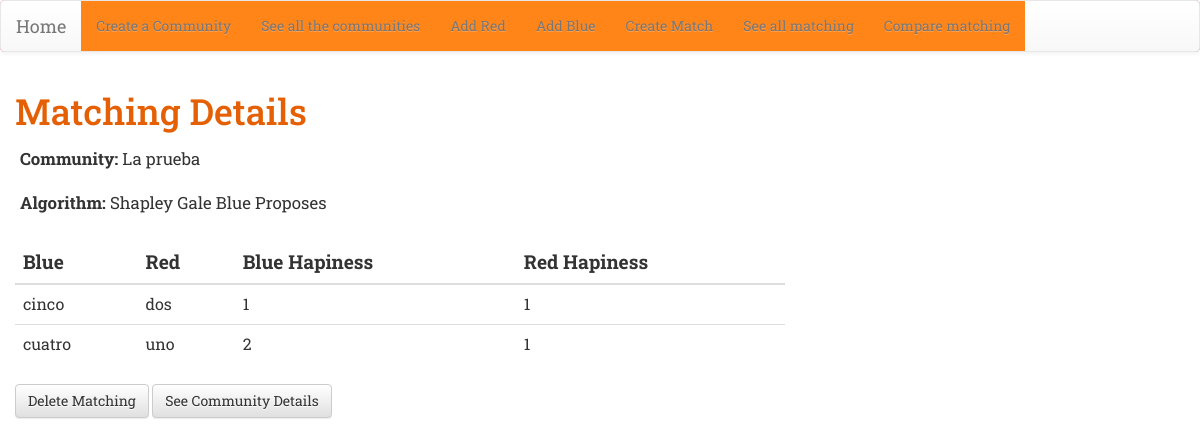
The page /match/48/ on the database its author committed.
### match/models.py (models this page shows, shortened)
class Matching(models.Model):
    community = models.ForeignKey('Community', on_delete=models.CASCADE)
    SG_BLUE_PROPOSE = 'Shapley Gale Blue Proposes'
    SG_RED_PROPOSE = 'Shapley Gale Red Proposes'
    ALGORITHM_CHOICES = (
        (SG_BLUE_PROPOSE, 'Shapley Gale Blue Proposes'),
        (SG_RED_PROPOSE, 'Shapley Gale Red Proposes'),
    )
    algorithm = models.CharField(max_length=50,
    choices=ALGORITHM_CHOICES,
    default=SG_BLUE_PROPOSE
    )
    class Meta:
        unique_together = (("community", "algorithm"),)

class Community(models.Model):
    name = models.CharField(max_length=20, unique = True)
    number_couples = models.PositiveIntegerField()
    def __str__(self):
        return self.name

class Blue(models.Model):
    name = models.CharField(max_length=50)
    community = models.ForeignKey('Community', on_delete=models.CASCADE)
    class Meta:
        unique_together = (("community", "name"),)

class Red(models.Model):
    name =  models.CharField(max_length=50)
    community = models.ForeignKey('Community', on_delete=models.CASCADE)
    class Meta:
        unique_together = (("community", "name"),)

### match/views.py (the view)
# urls.py: path('match/<int:pk>/', views.matching_details, name='matching_details'),
def matching_details(request, pk):
    matching = get_object_or_404(Matching, pk=pk)
    community = matching.community
    pairs = Pairing.objects.filter(matching = matching)
    pairs_array = []
    for pair in pairs:
        couple = []
        red = Red.objects.filter(pairing = pair)[0]
        blue = Blue.objects.filter(pairing = pair)[0]
        ranking = Ranking.objects.filter(red = red, blue = blue)
        blue_happiness = ranking[0].blue_to_red_score
        red_happiness = ranking[0].red_to_blue_score
        couple.append(blue.name)
        couple.append(red.name)
        couple.append(blue_happiness)
        couple.append(red_happiness)
        pairs_array.append(couple)
    return render(request, 'match/matching_details.html', {'matching': matching, 'pairs': pairs, 'pairs_array' : pairs_array, 'community' : community })

### match/templates/match/matching_details.html
{% extends 'match/base.html' %}
{% block content %}
<h1> Matching Details </h1>
<p class="matching-details"><b> Community: </b> {{matching.community }}</p>
<p class="matching-details"><b> Algorithm: </b> {{matching.algorithm}}</p>
<div class="row" >
  <div class="col-md-8 ">
    <div class='table-container'>
      <table class="table table-hover">
        <thead>
          <tr>
            <th class ="col-title" scope="col">Blue</th>
            <th class ="col-title" scope="col">Red</th>
            <th class ="col-title" scope="col">Blue Hapiness</th>
            <th class ="col-title" scope="col">Red Hapiness</th>
          </tr>
        </thead>
        <tbody>
          {% for couple in pairs_array %}
          <tr>
            {% for couple in couple %}
            <td>{{couple}}</td>
            {% endfor %}
          </tr>
          {% endfor %}
        </tbody>
      </table>
      <a class="btn btn-default" href="{% url 'matching_delete' matching.pk%}" >Delete Matching</a>
      <a class="btn btn-default" href="{% url 'community_details' community.pk%}" >See Community Details</a>
    </div>
  </div>
</div>
{% endblock %}

### match/static/css/match.css (style rules this page uses)
h1 { color: #e56004; }
.col-title { font-weight: bold; font-size: 1.2em; }
.table-container { padding-top: 10px; }
.matching-details { font-size: 1.2em; padding: 5px; }

### rows shown on the page
Matching: community "La prueba", algorithm "Shapley Gale Blue Proposes"
Blue: couple "cinco"
Red: couple "dos"
Blue: couple "cuatro"
Red: couple "uno"

### other values the page prints
{{ couple }} "1" "1" "2" "1"
